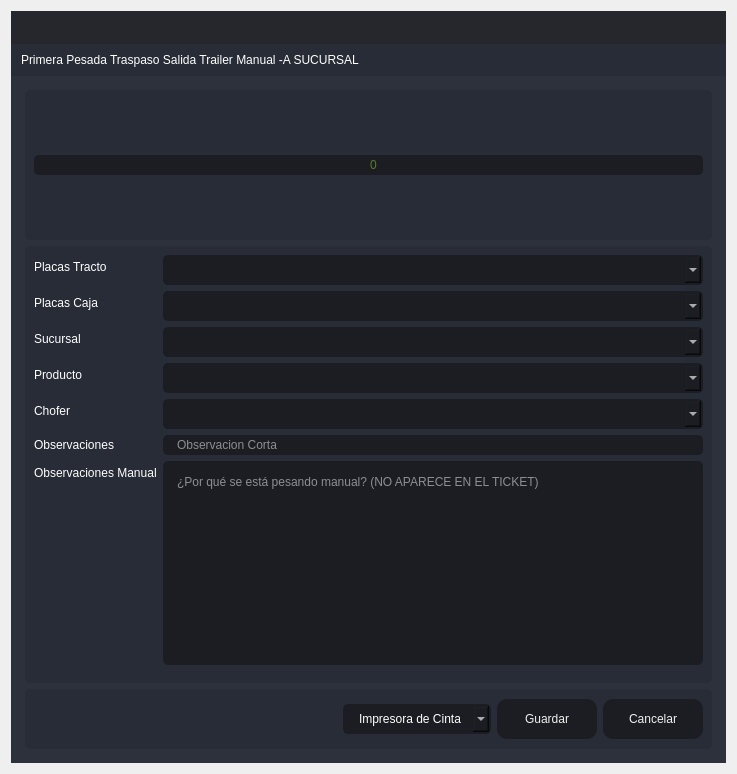
<?xml version="1.0" encoding="UTF-8"?>
<ui version="4.0">
 <class>ticket_sucursal</class>
 <widget class="QDialog" name="ticket_sucursal">
  <property name="windowModality">
   <enum>Qt::ApplicationModal</enum>
  </property>
  <property name="geometry">
   <rect>
    <x>0</x>
    <y>0</y>
    <width>737</width>
    <height>774</height>
   </rect>
  </property>
  <property name="minimumSize">
   <size>
    <width>737</width>
    <height>774</height>
   </size>
  </property>
  <property name="maximumSize">
   <size>
    <width>737</width>
    <height>774</height>
   </size>
  </property>
  <property name="windowTitle">
   <string>Primera Pesada Traspaso Trailer Manual</string>
  </property>
  <layout class="QVBoxLayout" name="verticalLayout_6">
   <item>
    <widget class="QFrame" name="frame_main">
     <property name="styleSheet">
      <string notr="true">/* LINE EDIT */
QLineEdit {
	background-color: rgb(27, 29, 35);
	border-radius: 5px;
	border: 2px solid rgb(27, 29, 35);
	padding-left: 10px;
}
QLineEdit:hover {
	border: 2px solid rgb(64, 71, 88);
}
QLineEdit:focus {
	border: 2px solid rgb(91, 101, 124);
}

/* SCROLL BARS */
QScrollBar:horizontal {
    border: none;
    background: rgb(52, 59, 72);
    height: 14px;
    margin: 0px 21px 0 21px;
	border-radius: 0px;
}
QScrollBar::handle:horizontal {
    background: rgb(85, 170, 255);
    min-width: 25px;
	border-radius: 7px
}
QScrollBar::add-line:horizontal {
    border: none;
    background: rgb(55, 63, 77);
    width: 20px;
	border-top-right-radius: 7px;
    border-bottom-right-radius: 7px;
    subcontrol-position: right;
    subcontrol-origin: margin;
}
QScrollBar::sub-line:horizontal {
    border: none;
    background: rgb(55, 63, 77);
    width: 20px;
	border-top-left-radius: 7px;
    border-bottom-left-radius: 7px;
    subcontrol-position: left;
    subcontrol-origin: margin;
}
QScrollBar::up-arrow:horizontal, QScrollBar::down-arrow:horizontal
{
     background: none;
}
QScrollBar::add-page:horizontal, QScrollBar::sub-page:horizontal
{
     background: none;
}
 QScrollBar:vertical {
	border: none;
    background: rgb(52, 59, 72);
    width: 14px;
    margin: 21px 0 21px 0;
	border-radius: 0px;
 }
 QScrollBar::handle:vertical {	
	background: rgb(85, 170, 255);
    min-height: 25px;
	border-radius: 7px
 }
 QScrollBar::add-line:vertical {
     border: none;
    background: rgb(55, 63, 77);
     height: 20px;
	border-bottom-left-radius: 7px;
    border-bottom-right-radius: 7px;
     subcontrol-position: bottom;
     subcontrol-origin: margin;
 }
 QScrollBar::sub-line:vertical {
	border: none;
    background: rgb(55, 63, 77);
     height: 20px;
	border-top-left-radius: 7px;
    border-top-right-radius: 7px;
     subcontrol-position: top;
     subcontrol-origin: margin;
 }
 QScrollBar::up-arrow:vertical, QScrollBar::down-arrow:vertical {
     background: none;
 }

 QScrollBar::add-page:vertical, QScrollBar::sub-page:vertical {
     background: none;
 }

/* CHECKBOX */
QCheckBox::indicator {
    border: 3px solid rgb(52, 59, 72);
	width: 15px;
	height: 15px;
	border-radius: 10px;
    background: rgb(44, 49, 60);
}
QCheckBox::indicator:hover {
    border: 3px solid rgb(58, 66, 81);
}
QCheckBox::indicator:checked {
    background: 3px solid rgb(52, 59, 72);
	border: 3px solid rgb(52, 59, 72);	
	background-image: url(:/16x16/icons/16x16/cil-check-alt.png);
}

/* RADIO BUTTON */
QRadioButton::indicator {
    border: 3px solid rgb(52, 59, 72);
	width: 15px;
	height: 15px;
	border-radius: 10px;
    background: rgb(44, 49, 60);
}
QRadioButton::indicator:hover {
    border: 3px solid rgb(58, 66, 81);
}
QRadioButton::indicator:checked {
    background: 3px solid rgb(94, 106, 130);
	border: 3px solid rgb(52, 59, 72);	
}

/* COMBOBOX */
QComboBox{
	background-color: rgb(27, 29, 35);
	border-radius: 5px;
	border: 2px solid rgb(27, 29, 35);
	padding: 5px;
	padding-left: 10px;
}
QComboBox:hover{
	border: 2px solid rgb(64, 71, 88);
}
QComboBox::drop-down {
	subcontrol-origin: padding;
	subcontrol-position: top right;
	width: 25px; 
	border-left-width: 3px;
	border-left-color: rgba(39, 44, 54, 150);
	border-left-style: solid;
	border-top-right-radius: 3px;
	border-bottom-right-radius: 3px;	
	background-image: url(:/16x16/icons/16x16/cil-arrow-bottom.png);
	background-position: center;
	background-repeat: no-reperat;
 }
QComboBox QAbstractItemView {
	color: rgb(85, 170, 255);	
	background-color: rgb(27, 29, 35);
	padding: 10px;
	selection-background-color: rgb(39, 44, 54);
}

/* SLIDERS */
QSlider::groove:horizontal {
    border-radius: 9px;
    height: 18px;
	margin: 0px;
	background-color: rgb(52, 59, 72);
}
QSlider::groove:horizontal:hover {
	background-color: rgb(55, 62, 76);
}
QSlider::handle:horizontal {
    background-color: rgb(85, 170, 255);
    border: none;
    height: 18px;
    width: 18px;
    margin: 0px;
	border-radius: 9px;
}
QSlider::handle:horizontal:hover {
    background-color: rgb(105, 180, 255);
}
QSlider::handle:horizontal:pressed {
    background-color: rgb(65, 130, 195);
}

QSlider::groove:vertical {
    border-radius: 9px;
    width: 18px;
    margin: 0px;
	background-color: rgb(52, 59, 72);
}
QSlider::groove:vertical:hover {
	background-color: rgb(55, 62, 76);
}
QSlider::handle:vertical {
    background-color: rgb(85, 170, 255);
	border: none;
    height: 18px;
    width: 18px;
    margin: 0px;
	border-radius: 9px;
}
QSlider::handle:vertical:hover {
    background-color: rgb(105, 180, 255);
}
QSlider::handle:vertical:pressed {
    background-color: rgb(65, 130, 195);
}

</string>
     </property>
     <property name="frameShape">
      <enum>QFrame::NoFrame</enum>
     </property>
     <property name="frameShadow">
      <enum>QFrame::Raised</enum>
     </property>
     <layout class="QVBoxLayout" name="verticalLayout">
      <property name="spacing">
       <number>0</number>
      </property>
      <property name="leftMargin">
       <number>0</number>
      </property>
      <property name="topMargin">
       <number>0</number>
      </property>
      <property name="rightMargin">
       <number>0</number>
      </property>
      <property name="bottomMargin">
       <number>0</number>
      </property>
      <item>
       <widget class="QFrame" name="frame_top">
        <property name="minimumSize">
         <size>
          <width>0</width>
          <height>65</height>
         </size>
        </property>
        <property name="maximumSize">
         <size>
          <width>16777215</width>
          <height>65</height>
         </size>
        </property>
        <property name="styleSheet">
         <string notr="true">background-color: transparent;</string>
        </property>
        <property name="frameShape">
         <enum>QFrame::NoFrame</enum>
        </property>
        <property name="frameShadow">
         <enum>QFrame::Raised</enum>
        </property>
        <layout class="QHBoxLayout" name="horizontalLayout_3">
         <property name="spacing">
          <number>0</number>
         </property>
         <property name="leftMargin">
          <number>0</number>
         </property>
         <property name="topMargin">
          <number>0</number>
         </property>
         <property name="rightMargin">
          <number>0</number>
         </property>
         <property name="bottomMargin">
          <number>0</number>
         </property>
         <item>
          <widget class="QFrame" name="frame_toggle">
           <property name="maximumSize">
            <size>
             <width>70</width>
             <height>16777215</height>
            </size>
           </property>
           <property name="styleSheet">
            <string notr="true">background-color: rgb(27, 29, 35);</string>
           </property>
           <property name="frameShape">
            <enum>QFrame::NoFrame</enum>
           </property>
           <property name="frameShadow">
            <enum>QFrame::Raised</enum>
           </property>
           <layout class="QVBoxLayout" name="verticalLayout_3">
            <property name="spacing">
             <number>0</number>
            </property>
            <property name="leftMargin">
             <number>0</number>
            </property>
            <property name="topMargin">
             <number>0</number>
            </property>
            <property name="rightMargin">
             <number>0</number>
            </property>
            <property name="bottomMargin">
             <number>0</number>
            </property>
           </layout>
          </widget>
         </item>
         <item>
          <widget class="QFrame" name="frame_top_right">
           <property name="styleSheet">
            <string notr="true">background: transparent;</string>
           </property>
           <property name="frameShape">
            <enum>QFrame::NoFrame</enum>
           </property>
           <property name="frameShadow">
            <enum>QFrame::Raised</enum>
           </property>
           <layout class="QVBoxLayout" name="verticalLayout_2">
            <property name="spacing">
             <number>0</number>
            </property>
            <property name="leftMargin">
             <number>0</number>
            </property>
            <property name="topMargin">
             <number>0</number>
            </property>
            <property name="rightMargin">
             <number>0</number>
            </property>
            <property name="bottomMargin">
             <number>0</number>
            </property>
            <item>
             <widget class="QFrame" name="frame_top_btns">
              <property name="maximumSize">
               <size>
                <width>16777215</width>
                <height>42</height>
               </size>
              </property>
              <property name="styleSheet">
               <string notr="true">background-color: rgba(27, 29, 35, 200)</string>
              </property>
              <property name="frameShape">
               <enum>QFrame::NoFrame</enum>
              </property>
              <property name="frameShadow">
               <enum>QFrame::Raised</enum>
              </property>
              <layout class="QHBoxLayout" name="horizontalLayout_4">
               <property name="spacing">
                <number>0</number>
               </property>
               <property name="leftMargin">
                <number>0</number>
               </property>
               <property name="topMargin">
                <number>0</number>
               </property>
               <property name="rightMargin">
                <number>0</number>
               </property>
               <property name="bottomMargin">
                <number>0</number>
               </property>
               <item>
                <widget class="QFrame" name="frame_label_top_btns">
                 <property name="sizePolicy">
                  <sizepolicy hsizetype="Expanding" vsizetype="Preferred">
                   <horstretch>0</horstretch>
                   <verstretch>0</verstretch>
                  </sizepolicy>
                 </property>
                 <property name="frameShape">
                  <enum>QFrame::NoFrame</enum>
                 </property>
                 <property name="frameShadow">
                  <enum>QFrame::Raised</enum>
                 </property>
                 <layout class="QHBoxLayout" name="horizontalLayout_10">
                  <property name="spacing">
                   <number>0</number>
                  </property>
                  <property name="leftMargin">
                   <number>5</number>
                  </property>
                  <property name="topMargin">
                   <number>0</number>
                  </property>
                  <property name="rightMargin">
                   <number>10</number>
                  </property>
                  <property name="bottomMargin">
                   <number>0</number>
                  </property>
                 </layout>
                </widget>
               </item>
               <item alignment="Qt::AlignRight">
                <widget class="QFrame" name="frame_btns_right">
                 <property name="sizePolicy">
                  <sizepolicy hsizetype="Expanding" vsizetype="Preferred">
                   <horstretch>0</horstretch>
                   <verstretch>0</verstretch>
                  </sizepolicy>
                 </property>
                 <property name="maximumSize">
                  <size>
                   <width>120</width>
                   <height>16777215</height>
                  </size>
                 </property>
                 <property name="frameShape">
                  <enum>QFrame::NoFrame</enum>
                 </property>
                 <property name="frameShadow">
                  <enum>QFrame::Raised</enum>
                 </property>
                 <layout class="QHBoxLayout" name="horizontalLayout_5">
                  <property name="spacing">
                   <number>0</number>
                  </property>
                  <property name="leftMargin">
                   <number>0</number>
                  </property>
                  <property name="topMargin">
                   <number>0</number>
                  </property>
                  <property name="rightMargin">
                   <number>0</number>
                  </property>
                  <property name="bottomMargin">
                   <number>0</number>
                  </property>
                 </layout>
                </widget>
               </item>
              </layout>
             </widget>
            </item>
            <item>
             <widget class="QFrame" name="frame_top_info">
              <property name="maximumSize">
               <size>
                <width>16777215</width>
                <height>65</height>
               </size>
              </property>
              <property name="styleSheet">
               <string notr="true">background-color: rgb(39, 44, 54);</string>
              </property>
              <property name="frameShape">
               <enum>QFrame::NoFrame</enum>
              </property>
              <property name="frameShadow">
               <enum>QFrame::Raised</enum>
              </property>
              <layout class="QHBoxLayout" name="horizontalLayout_8">
               <property name="spacing">
                <number>0</number>
               </property>
               <property name="leftMargin">
                <number>10</number>
               </property>
               <property name="topMargin">
                <number>0</number>
               </property>
               <property name="rightMargin">
                <number>10</number>
               </property>
               <property name="bottomMargin">
                <number>0</number>
               </property>
               <item>
                <widget class="QLabel" name="label">
                 <property name="styleSheet">
                  <string notr="true">font: 75 16pt &quot;MS Shell Dlg 2&quot;;
color: rgb(255, 255, 255);</string>
                 </property>
                 <property name="text">
                  <string>Primera Pesada Traspaso Salida Trailer Manual -A SUCURSAL</string>
                 </property>
                </widget>
               </item>
              </layout>
             </widget>
            </item>
           </layout>
          </widget>
         </item>
        </layout>
       </widget>
      </item>
      <item>
       <widget class="QFrame" name="frame_center">
        <property name="sizePolicy">
         <sizepolicy hsizetype="Expanding" vsizetype="Expanding">
          <horstretch>0</horstretch>
          <verstretch>0</verstretch>
         </sizepolicy>
        </property>
        <property name="styleSheet">
         <string notr="true">background-color: rgb(40, 44, 52);</string>
        </property>
        <property name="frameShape">
         <enum>QFrame::NoFrame</enum>
        </property>
        <property name="frameShadow">
         <enum>QFrame::Raised</enum>
        </property>
        <layout class="QHBoxLayout" name="horizontalLayout_2">
         <property name="spacing">
          <number>0</number>
         </property>
         <property name="leftMargin">
          <number>0</number>
         </property>
         <property name="topMargin">
          <number>0</number>
         </property>
         <property name="rightMargin">
          <number>0</number>
         </property>
         <property name="bottomMargin">
          <number>0</number>
         </property>
         <item>
          <widget class="QFrame" name="frame_content_right">
           <property name="styleSheet">
            <string notr="true">background-color: rgb(44, 49, 60);</string>
           </property>
           <property name="frameShape">
            <enum>QFrame::NoFrame</enum>
           </property>
           <property name="frameShadow">
            <enum>QFrame::Raised</enum>
           </property>
           <layout class="QVBoxLayout" name="verticalLayout_4">
            <property name="spacing">
             <number>0</number>
            </property>
            <property name="leftMargin">
             <number>0</number>
            </property>
            <property name="topMargin">
             <number>0</number>
            </property>
            <property name="rightMargin">
             <number>0</number>
            </property>
            <property name="bottomMargin">
             <number>0</number>
            </property>
            <item>
             <widget class="QFrame" name="frame_content">
              <property name="frameShape">
               <enum>QFrame::NoFrame</enum>
              </property>
              <property name="frameShadow">
               <enum>QFrame::Raised</enum>
              </property>
              <layout class="QVBoxLayout" name="verticalLayout_9">
               <property name="spacing">
                <number>0</number>
               </property>
               <property name="leftMargin">
                <number>5</number>
               </property>
               <property name="topMargin">
                <number>5</number>
               </property>
               <property name="rightMargin">
                <number>5</number>
               </property>
               <property name="bottomMargin">
                <number>5</number>
               </property>
               <item>
                <widget class="QStackedWidget" name="stackedWidget">
                 <property name="styleSheet">
                  <string notr="true">background: transparent;</string>
                 </property>
                 <property name="currentIndex">
                  <number>0</number>
                 </property>
                 <widget class="QWidget" name="page_home">
                  <layout class="QVBoxLayout" name="verticalLayout_10">
                   <item>
                    <widget class="QFrame" name="frame_3">
                     <property name="minimumSize">
                      <size>
                       <width>0</width>
                       <height>150</height>
                      </size>
                     </property>
                     <property name="maximumSize">
                      <size>
                       <width>16777215</width>
                       <height>150</height>
                      </size>
                     </property>
                     <property name="styleSheet">
                      <string notr="true">background-color: rgb(39, 44, 54);
border-radius: 5px;</string>
                     </property>
                     <property name="frameShape">
                      <enum>QFrame::StyledPanel</enum>
                     </property>
                     <property name="frameShadow">
                      <enum>QFrame::Raised</enum>
                     </property>
                     <layout class="QVBoxLayout" name="verticalLayout_11">
                      <item>
                       <layout class="QVBoxLayout" name="verticalLayout_8">
                        <item>
                         <widget class="QLineEdit" name="Peso">
                          <property name="styleSheet">
                           <string notr="true">QLineEdit {
	background-color: rgb(27, 29, 35);
	border-radius: 5px;
	border: 2px solid rgb(27, 29, 35);
	padding-left: 10px;
	font: 75 80pt &quot;MS Shell Dlg 2&quot;;	
	color: rgb(138, 226, 52);
}
QLineEdit:hover {
	border: 2px solid rgb(64, 71, 88);
}
QLineEdit:focus {
	border: 2px solid rgb(91, 101, 124);
}</string>
                          </property>
                          <property name="alignment">
                           <set>Qt::AlignCenter</set>
                          </property>
                          <property name="placeholderText">
                           <string>0</string>
                          </property>
                         </widget>
                        </item>
                       </layout>
                      </item>
                     </layout>
                    </widget>
                   </item>
                   <item>
                    <widget class="QFrame" name="frame">
                     <property name="styleSheet">
                      <string notr="true">background-color: rgb(39, 44, 54);
border-radius: 5px;</string>
                     </property>
                     <property name="frameShape">
                      <enum>QFrame::StyledPanel</enum>
                     </property>
                     <property name="frameShadow">
                      <enum>QFrame::Raised</enum>
                     </property>
                     <layout class="QVBoxLayout" name="verticalLayout_5">
                      <item>
                       <layout class="QVBoxLayout" name="verticalLayout_12">
                        <item>
                         <layout class="QFormLayout" name="formLayout">
                          <item row="0" column="0">
                           <widget class="QLabel" name="label_2">
                            <property name="styleSheet">
                             <string notr="true">color: rgb(255, 255, 255);
font: 75 12pt &quot;MS Shell Dlg 2&quot;;</string>
                            </property>
                            <property name="text">
                             <string>Placas Tracto</string>
                            </property>
                           </widget>
                          </item>
                          <item row="0" column="1">
                           <widget class="QComboBox" name="comboBox_placas">
                            <property name="styleSheet">
                             <string notr="true">QComboBox{
	background-color: rgb(27, 29, 35);
	border-radius: 5px;
	border: 2px solid rgb(27, 29, 35);
	padding: 5px;
	padding-left: 14px;
	color: rgb(255, 255, 255);
    font: 75 12pt &quot;MS Shell Dlg 2&quot;;
}
QComboBox:hover{
	border: 2px solid rgb(64, 71, 88);
}
QComboBox QAbstractItemView {
	color: rgb(85, 170, 255);	
	background-color: rgb(27, 29, 35);
	padding: 10px;
	selection-background-color: rgb(39, 44, 54);
}</string>
                            </property>
                           </widget>
                          </item>
                          <item row="1" column="0">
                           <widget class="QLabel" name="label_9">
                            <property name="styleSheet">
                             <string notr="true">color: rgb(255, 255, 255);
font: 75 12pt &quot;MS Shell Dlg 2&quot;;</string>
                            </property>
                            <property name="text">
                             <string>Placas Caja</string>
                            </property>
                           </widget>
                          </item>
                          <item row="1" column="1">
                           <widget class="QComboBox" name="comboBox_PlacasCaja">
                            <property name="styleSheet">
                             <string notr="true">QComboBox{
	background-color: rgb(27, 29, 35);
	border-radius: 5px;
	border: 2px solid rgb(27, 29, 35);
	padding: 5px;
	padding-left: 14px;
	color: rgb(255, 255, 255);
    font: 75 12pt &quot;MS Shell Dlg 2&quot;;
}
QComboBox:hover{
	border: 2px solid rgb(64, 71, 88);
}
QComboBox QAbstractItemView {
	color: rgb(85, 170, 255);	
	background-color: rgb(27, 29, 35);
	padding: 10px;
	selection-background-color: rgb(39, 44, 54);
}</string>
                            </property>
                           </widget>
                          </item>
                          <item row="2" column="0">
                           <widget class="QLabel" name="label_3">
                            <property name="styleSheet">
                             <string notr="true">color: rgb(255, 255, 255);
font: 75 12pt &quot;MS Shell Dlg 2&quot;;</string>
                            </property>
                            <property name="text">
                             <string>Sucursal</string>
                            </property>
                           </widget>
                          </item>
                          <item row="2" column="1">
                           <widget class="QComboBox" name="comboBox_sucursal">
                            <property name="styleSheet">
                             <string notr="true">QComboBox{
	background-color: rgb(27, 29, 35);
	border-radius: 5px;
	border: 2px solid rgb(27, 29, 35);
	padding: 5px;
	padding-left: 14px;
	color: rgb(255, 255, 255);
    font: 75 12pt &quot;MS Shell Dlg 2&quot;;
}
QComboBox:hover{
	border: 2px solid rgb(64, 71, 88);
}
QComboBox QAbstractItemView {
	color: rgb(85, 170, 255);	
	background-color: rgb(27, 29, 35);
	padding: 10px;
	selection-background-color: rgb(39, 44, 54);
}</string>
                            </property>
                           </widget>
                          </item>
                          <item row="3" column="0">
                           <widget class="QLabel" name="label_5">
                            <property name="styleSheet">
                             <string notr="true">color: rgb(255, 255, 255);
font: 75 12pt &quot;MS Shell Dlg 2&quot;;</string>
                            </property>
                            <property name="text">
                             <string>Producto</string>
                            </property>
                           </widget>
                          </item>
                          <item row="3" column="1">
                           <widget class="QComboBox" name="comboBox_productos">
                            <property name="styleSheet">
                             <string notr="true">QComboBox{
	background-color: rgb(27, 29, 35);
	border-radius: 5px;
	border: 2px solid rgb(27, 29, 35);
	padding: 5px;
	padding-left: 14px;
	color: rgb(255, 255, 255);
    font: 75 12pt &quot;MS Shell Dlg 2&quot;;
}
QComboBox:hover{
	border: 2px solid rgb(64, 71, 88);
}
QComboBox QAbstractItemView {
	color: rgb(85, 170, 255);	
	background-color: rgb(27, 29, 35);
	padding: 10px;
	selection-background-color: rgb(39, 44, 54);
}</string>
                            </property>
                           </widget>
                          </item>
                          <item row="4" column="0">
                           <widget class="QLabel" name="label_6">
                            <property name="styleSheet">
                             <string notr="true">color: rgb(255, 255, 255);
font: 75 12pt &quot;MS Shell Dlg 2&quot;;</string>
                            </property>
                            <property name="text">
                             <string>Chofer</string>
                            </property>
                           </widget>
                          </item>
                          <item row="4" column="1">
                           <widget class="QComboBox" name="comboBox_operador">
                            <property name="styleSheet">
                             <string notr="true">QComboBox{
	background-color: rgb(27, 29, 35);
	border-radius: 5px;
	border: 2px solid rgb(27, 29, 35);
	padding: 5px;
	padding-left: 14px;
	color: rgb(255, 255, 255);
    font: 75 12pt &quot;MS Shell Dlg 2&quot;;
}
QComboBox:hover{
	border: 2px solid rgb(64, 71, 88);
}
QComboBox QAbstractItemView {
	color: rgb(85, 170, 255);	
	background-color: rgb(27, 29, 35);
	padding: 10px;
	selection-background-color: rgb(39, 44, 54);
}</string>
                            </property>
                           </widget>
                          </item>
                          <item row="5" column="0">
                           <widget class="QLabel" name="label_7">
                            <property name="styleSheet">
                             <string notr="true">color: rgb(255, 255, 255);
font: 75 12pt &quot;MS Shell Dlg 2&quot;;</string>
                            </property>
                            <property name="text">
                             <string>Observaciones</string>
                            </property>
                           </widget>
                          </item>
                          <item row="5" column="1">
                           <widget class="QLineEdit" name="observaciones">
                            <property name="styleSheet">
                             <string notr="true">QLineEdit {
	background-color: rgb(27, 29, 35);
	border-radius: 5px;
	border: 2px solid rgb(27, 29, 35);
	padding-left: 10px;
	font: 75 12pt &quot;MS Shell Dlg 2&quot;;
	color: rgb(255, 255, 255);
}
QLineEdit:hover {
	border: 2px solid rgb(64, 71, 88);
}
QLineEdit:focus {
	border: 2px solid rgb(91, 101, 124);
}</string>
                            </property>
                            <property name="maxLength">
                             <number>125</number>
                            </property>
                            <property name="placeholderText">
                             <string>Observacion Corta</string>
                            </property>
                           </widget>
                          </item>
                          <item row="6" column="0">
                           <widget class="QLabel" name="label_4">
                            <property name="styleSheet">
                             <string notr="true">color: rgb(255, 255, 255);
font: 75 12pt &quot;MS Shell Dlg 2&quot;;</string>
                            </property>
                            <property name="text">
                             <string>Observaciones Manual</string>
                            </property>
                           </widget>
                          </item>
                          <item row="6" column="1">
                           <widget class="QPlainTextEdit" name="Observaciones_Manual">
                            <property name="styleSheet">
                             <string notr="true">QPlainTextEdit {
	background-color: rgb(27, 29, 35);
	border-radius: 5px;
	padding: 10px;
    color: rgb(255, 255, 255);
	font: 75 12pt &quot;MS Shell Dlg 2&quot;;
}
QPlainTextEdit:hover {
	border: 2px solid rgb(64, 71, 88);
}
QPlainTextEdit:focus {
	border: 2px solid rgb(91, 101, 124);
}</string>
                            </property>
                            <property name="placeholderText">
                             <string>¿Por qué se está pesando manual? (NO APARECE EN EL TICKET)</string>
                            </property>
                           </widget>
                          </item>
                          <item row="7" column="0">
                           <widget class="Line" name="line">
                            <property name="orientation">
                             <enum>Qt::Horizontal</enum>
                            </property>
                           </widget>
                          </item>
                         </layout>
                        </item>
                       </layout>
                      </item>
                     </layout>
                    </widget>
                   </item>
                   <item>
                    <widget class="QFrame" name="frame_2">
                     <property name="minimumSize">
                      <size>
                       <width>0</width>
                       <height>60</height>
                      </size>
                     </property>
                     <property name="maximumSize">
                      <size>
                       <width>16777215</width>
                       <height>60</height>
                      </size>
                     </property>
                     <property name="styleSheet">
                      <string notr="true">background-color: rgb(39, 44, 54);
border-radius: 5px;</string>
                     </property>
                     <property name="frameShape">
                      <enum>QFrame::StyledPanel</enum>
                     </property>
                     <property name="frameShadow">
                      <enum>QFrame::Raised</enum>
                     </property>
                     <layout class="QHBoxLayout" name="horizontalLayout_9">
                      <item>
                       <layout class="QGridLayout" name="gridLayout">
                        <item row="0" column="0">
                         <spacer name="horizontalSpacer">
                          <property name="orientation">
                           <enum>Qt::Horizontal</enum>
                          </property>
                          <property name="sizeHint" stdset="0">
                           <size>
                            <width>40</width>
                            <height>20</height>
                           </size>
                          </property>
                         </spacer>
                        </item>
                        <item row="0" column="3">
                         <widget class="QPushButton" name="btnr">
                          <property name="minimumSize">
                           <size>
                            <width>100</width>
                            <height>40</height>
                           </size>
                          </property>
                          <property name="styleSheet">
                           <string notr="true">QPushButton {
	border-color: rgb(27, 29, 35);
	font: 75 10pt &quot;MS Shell Dlg 2&quot;;
	color: rgb(240, 240, 240);
	background-color: rgb(27, 29, 35);
	border: 0px solid;
	border-radius: 10px;	
}
QPushButton:hover {
	background-color:rgb(44, 49, 60);
	border-color: rgb(27, 29, 35);
	border: 2px solid;
}</string>
                          </property>
                          <property name="text">
                           <string>Cancelar</string>
                          </property>
                         </widget>
                        </item>
                        <item row="0" column="2">
                         <widget class="QPushButton" name="btn_guardar">
                          <property name="minimumSize">
                           <size>
                            <width>100</width>
                            <height>40</height>
                           </size>
                          </property>
                          <property name="styleSheet">
                           <string notr="true">QPushButton {
	border-color: rgb(27, 29, 35);
	font: 75 10pt &quot;MS Shell Dlg 2&quot;;
	color: rgb(240, 240, 240);
	background-color: rgb(27, 29, 35);
	border: 0px solid;
	border-radius: 10px;	
}
QPushButton:hover {
	background-color:rgb(44, 49, 60);
	border-color: rgb(27, 29, 35);
	border: 2px solid;
}</string>
                          </property>
                          <property name="text">
                           <string>Guardar</string>
                          </property>
                         </widget>
                        </item>
                        <item row="0" column="1">
                         <widget class="QComboBox" name="comboBox_impresora">
                          <property name="styleSheet">
                           <string notr="true">QComboBox{
	background-color: rgb(27, 29, 35);
	border-radius: 5px;
	border: 2px solid rgb(27, 29, 35);
	padding: 5px;
	padding-left: 14px;
	color: rgb(255, 255, 255);
    font: 75 12pt &quot;MS Shell Dlg 2&quot;;
}
QComboBox:hover{
	border: 2px solid rgb(64, 71, 88);
}
QComboBox QAbstractItemView {
	color: rgb(85, 170, 255);	
	background-color: rgb(27, 29, 35);
	padding: 10px;
	selection-background-color: rgb(39, 44, 54);
}</string>
                          </property>
                          <item>
                           <property name="text">
                            <string>Impresora de Cinta</string>
                           </property>
                          </item>
                          <item>
                           <property name="text">
                            <string>Impresora Windows</string>
                           </property>
                          </item>
                         </widget>
                        </item>
                       </layout>
                      </item>
                     </layout>
                    </widget>
                   </item>
                  </layout>
                 </widget>
                </widget>
               </item>
              </layout>
             </widget>
            </item>
           </layout>
          </widget>
         </item>
        </layout>
       </widget>
      </item>
     </layout>
    </widget>
   </item>
  </layout>
 </widget>
 <tabstops>
  <tabstop>Peso</tabstop>
  <tabstop>comboBox_placas</tabstop>
  <tabstop>comboBox_PlacasCaja</tabstop>
  <tabstop>comboBox_sucursal</tabstop>
  <tabstop>comboBox_productos</tabstop>
  <tabstop>comboBox_operador</tabstop>
  <tabstop>observaciones</tabstop>
  <tabstop>Observaciones_Manual</tabstop>
  <tabstop>btn_guardar</tabstop>
  <tabstop>btnr</tabstop>
 </tabstops>
 <resources/>
 <connections/>
</ui>
